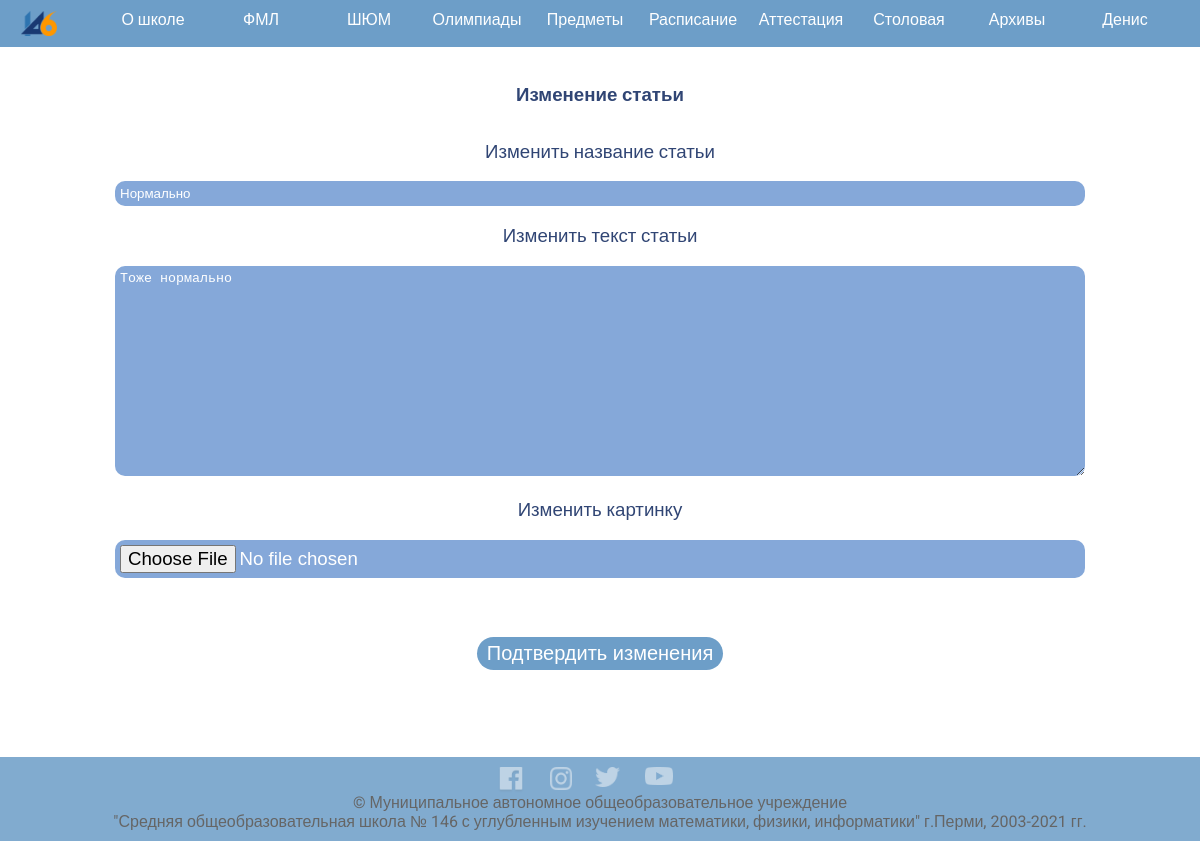
Page /edit_article/4 (signed in) on the earlier database version.
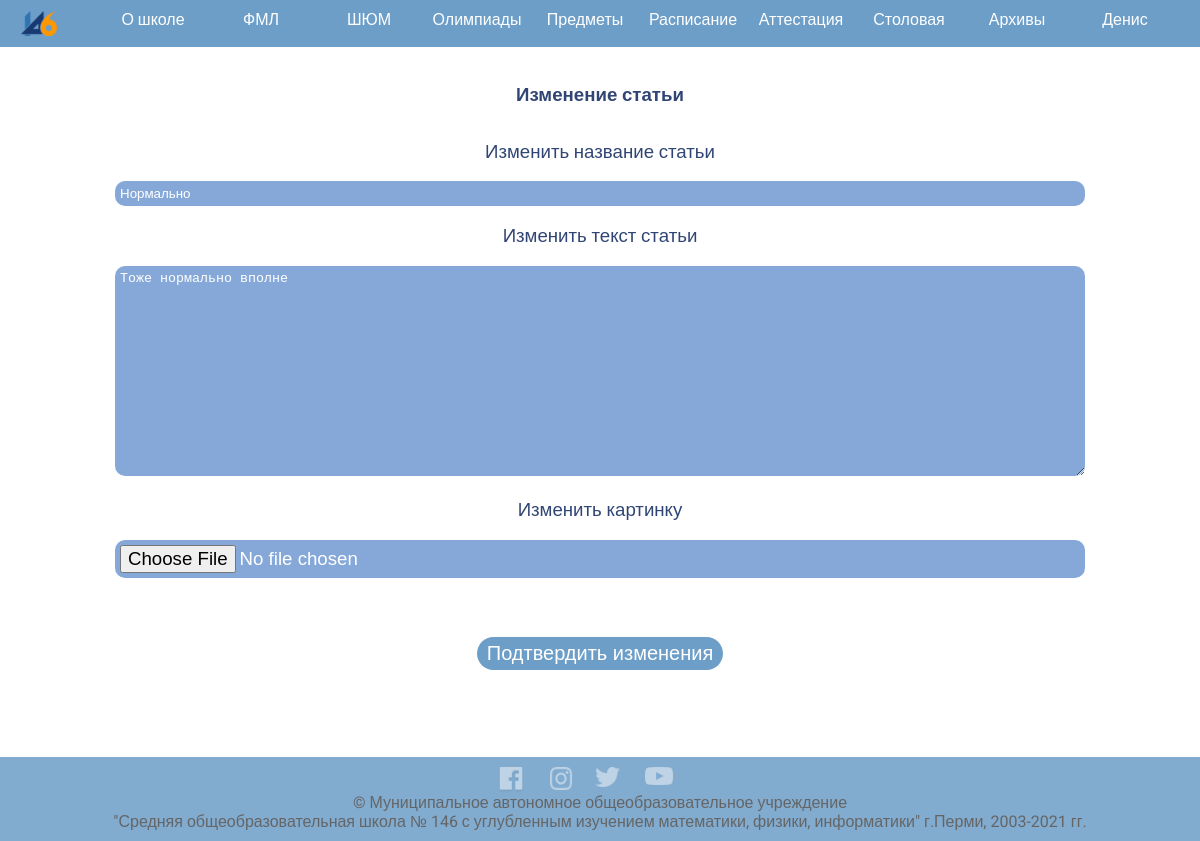
Same page on the later database version.
### School146/data/models/articles.py (models this page shows)
class Article(SqlAlchemyBase, SerializerMixin):
    __tablename__ = 'articles'
    id = Column(Integer, primary_key=True, autoincrement=True)
    title = Column(String)
    text = Column(String)
    picture = Column(String)

### School146/application.py (the view, shortened to what this page needs)
@app.route('/edit_article/<int:id>', methods=['GET', 'POST'])
@login_required
def edit_article(id):
    db = db_session.create_session()
    article = db.query(Article).filter(Article.id == id).first()
    if article:
        all_data = {
            'title': article.title,
            'text': article.text
        }
        form = EditArticleForm(data=all_data)
        db.close()
        return render_template('edit_article.html', form=form, add_edit="Изменение")
    db.close()
    return redirect('/')

### School146/forms/edit_article_form.py
class EditArticleForm(FlaskForm):
    title = StringField('Изменить название статьи', validators=[DataRequired()])
    text = TextAreaField('Изменить текст статьи', validators=[DataRequired()])
    picture = FileField('Изменить картинку', validators=[FileAllowed(['jpg', 'png'],
                                                            'Допустимы только изображения форматов jpg и png')])
    submit = SubmitField('Подтвердить изменения')

### School146/application.py (called while the page is built)
@login_manager.user_loader
def load_user(user_id):
    db = db_session.create_session()
    user = db.query(User).get(user_id)
    return user

### School146/data/db_session.py (called while the page is built)
def create_session() -> orm.Session:
    global __factory
    return __factory()

### School146/templates/edit_article.html (shortened to what this page needs)
{% extends 'base.html' %}
{% block content %}
<content>
    <main class="container user_content">
        <h2 class="content_text">{{ add_edit }} статьи</h2>
        <form method="post" enctype="multipart/form-data">
            <p class="content_text" align="center">
                <p class="content_text" align="center">{{ form.title.label }}</p>
                {{ form.title(class="form-control") }}
            </p>
            <p class="content_text" align="center">
                <p class="content_text" align="center">{{ form.text.label }}</p>
                <p class="content_text" align="center">{{ form.text(class="form-control text-control") }}</p>
            </p>
            <p class="content_text" align="center">
                <p class="content_text" align="center">{{ form.picture.label }}</p>
                {{ form.picture(class="form-control content_text", type="file", accept=".jpg,.png") }}
            </p>
            <p class="simple-line content_text" align="center">{{ form.submit(type="submit", class="btn btn-primary login_button") }}</p>
        </form>
    </main>
</content>
{% endblock %}

Differences in the rows shown:
changed Article "Нормально": text "Тоже нормально" → "Тоже нормально вполне"
